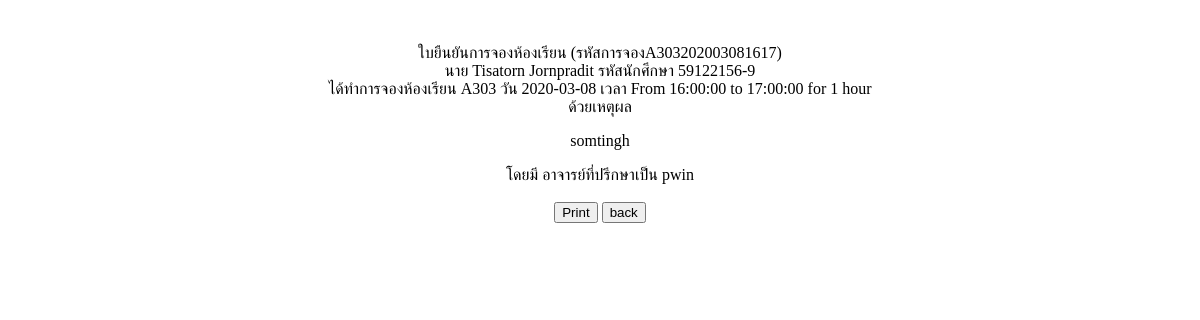
/detail.php (signed in), run on an earlier commit of the app's database.
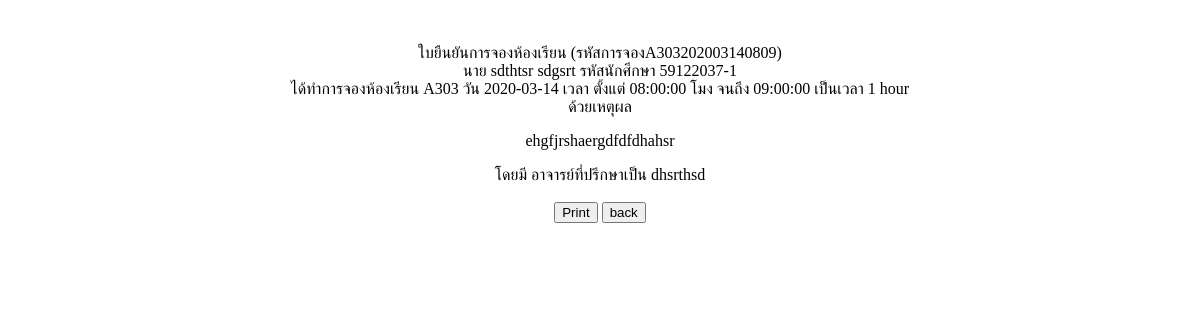
And on a later commit of the database.
### tables this page shows
CREATE TABLE `rental_detail` (
  `rentid` varchar(50) NOT NULL,
  `student_id` varchar(15) NOT NULL,
  `student_first_name` varchar(200) NOT NULL,
  `student_last_name` varchar(200) NOT NULL,
  `advicer` varchar(500) NOT NULL,
  `reason` text NOT NULL,
  `room_number` varchar(5) NOT NULL,
  `approve` int(3) NOT NULL,
  `date` date NOT NULL,
  `time` text NOT NULL,
  `email` varchar(200) NOT NULL
);

### detail.php (the view, shortened to what this page needs)
<?php
include("config.php");
?>
<?php
	$inform = $_GET['inform'];
    $str = "SELECT * FROM rental_detail WHERE rentid like '%$inform%' ";
    $obj = mysqli_query($conn,$str)or die(mysqli_error($conn));
	$result = mysqli_fetch_array($obj);
    $rentid = $result['rentid'];
    $stuid = $result['student_id'];
    $stufname = $result['student_first_name'];
    $stulname = $result['student_last_name'];
    $advice = $result['advicer'];
    $room = $result['room_number'];
    $date = $result['date'];
    $time = $result['time'];
    $reason = $result['reason'];
?>
<html>
<head>
</head>
<body>
<br><br>
<div align=center>
<div>ใบยืนยันการจองห้องเรียน (รหัสการจอง<?=$rentid;?>)</div>
<div>นาย <?=$stufname." ".$stulname;?> รหัสนักศึกษา <?=$stuid;?></div>
<div>ได้ทำการจองห้องเรียน  <?=$room;?>  วัน   <?=$date;?>  เวลา <?=$time;?></div>
<div>ด้วยเหตุผล <?=$reason;?></div>
<div>โดยมี อาจารย์ที่ปรึกษาเป็น <?=$advice;?></div><br>
<button onclick="myFunction()">Print</button>
<a href="timeselector.php?selroom=<?=$room?>"><button>back</button></a>
</div>
</body>
</html>

What changed in the data, as far as the page shows it:
removed rental_detail: rentid "A303202003081617", student_first_name "Tisatorn", student_last_name "Jornpradit", student "59122156-9", room_number "A303", date "2020-03-08", time "From 16:00:00 to 17:00:00 for 1 hour", reason "somtingh", advicer "pwin"
added rental_detail: rentid "A303202003140809", student_first_name "sdthtsr", student_last_name "sdgsrt", student "59122037-1", room_number "A303", date "2020-03-14", time "ตั้งแต่ 08:00:00 โมง จนถึง 09:00:00 เป็นเวลา 1 hour", reason "ehgfjrshaergdfdfdhahsr", advicer "dhsrthsd"
